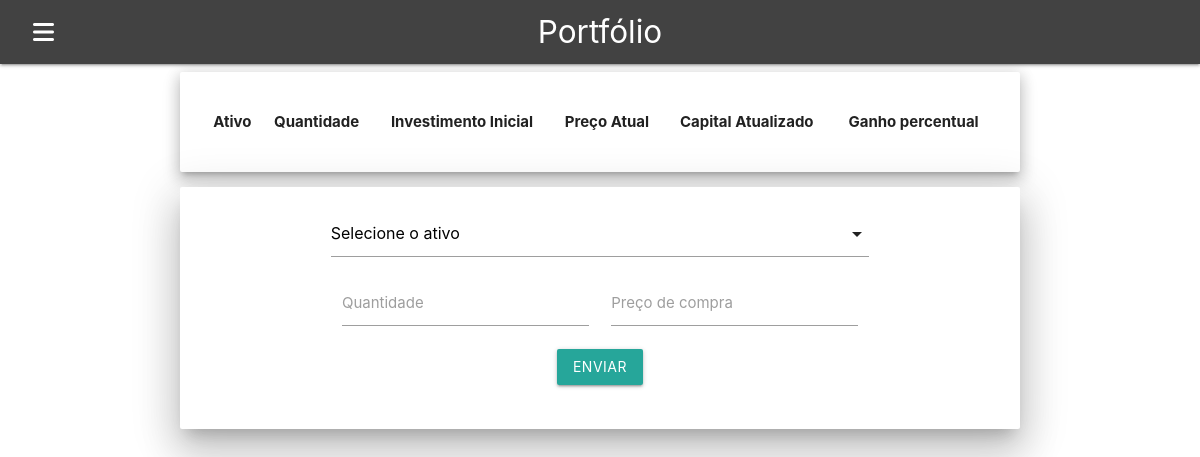
Page /wallet/ on the earlier database version.
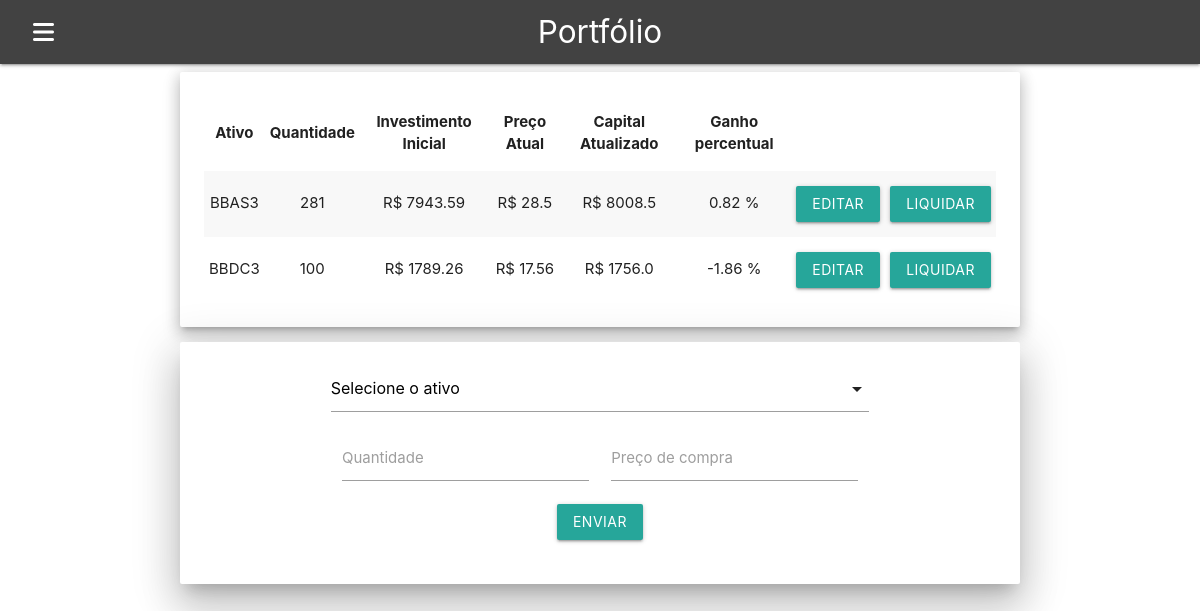
Same page on the later database version.
### accounts/models.py (models this page shows, shortened)
class Wallet(models.Model):
    stock = models.OneToOneField(Stock, unique=True, on_delete=models.CASCADE)
    investment = models.FloatField()
    money_amount = models.FloatField()
    stock_amount = models.IntegerField()
    buy_price = models.FloatField()

class Stock(models.Model):
    symbol = models.CharField(max_length = 100, unique=True)
    price = models.FloatField()
    updated = models.DateTimeField(auto_now_add=True)
    change_percent = models.FloatField(default=0.0)

### accounts/views.py (the view)
# urls.py: path('wallet/', views.WalletView.as_view(), name='walletpage'),
class WalletView(View):
    model = Wallet
    template_name = 'accounts/wallet.html'
    def get(self, request, *args, **kwargs):
        stocks = Stock.objects.all()
        wallet = Wallet.objects.all()
        updateWallet()
        context = {
            'stocks': stocks,
            'wallet': wallet,
        }
        return render(request, 'accounts/wallet.html', context)

### accounts/templatetags/tempfiltertags.py (called while the page is built)
@register.filter
def changePercent(value, arg):
    try:
        ans = round(((float(value)/float(arg))-1)*100,2)
        return round(ans,2)
    except (ZeroDivisionError, ValueError):
        return None

### accounts/utilities.py (called while the page is built)
def updateWallet():
    wallet = Wallet.objects.all()
    for item in wallet:
        obj = Wallet.objects.filter(pk=item.pk)
        money_amount = round(obj[0].stock.price * obj[0].stock_amount, 2)
        obj.update(money_amount=money_amount)
    return True

### accounts/templates/accounts/wallet.html (shortened to what this page needs)
{% extends './home.html' %}
{% load tempfiltertags %}
{% block content %}
<div class="container">
	<div class="card-panel z-depth-3">
		<div class="card-content">
			<table id="walletTable" class="striped centered">
				<thead>
					<tr>
						<th>Ativo</th>
						<th>Quantidade</th>
						<th>Investimento Inicial</th>
						<th>Preço Atual</th>
						<th>Capital Atualizado</th>
						<th>Ganho percentual</th>
					</tr>
				</thead>
				<tbody>
					{% if wallet %}
					{% for item in wallet %}
					<tr id="wallet-{{item.pk}}">
						<td class="">{{item.stock.symbol}}</td>
						<td class="stock_amount">{{item.stock_amount}}</td>
						<td class="">R$ {{item.investment}}</td>
						<td class="">R$ {{item.stock.price}}</td>
						<td class="">R$ {{item.money_amount}}</td>
						<td class="">{{item.money_amount|changePercent:item.investment }} %</td>
						<td><button onClick="editWallet('{{item.stock.symbol}}')" class="waves-effect waves-light btn modal-trigger" href="#modal1">EDITAR</button></td>
						<td><button onClick="deleteWallet({{item.pk}})" class="waves-effect waves-light btn">LIQUIDAR</button></td>
					</tr>
					{% endfor %}
					{% endif %}
				</tbody>
			</table>
		</div>
	</div>
</div>
<div class="container">
	<div class="card-panel z-depth-5">
		<div class="card-content">
			<div class="row">
				<form id="createWallet" action="" method="" autocomplete="off">
					<div class="col s12">
						<div class="container">
							<div class="input-field col s6">
								<input name="stock_amount" id="stock_amount" type="number" class="validate">
								<label for="stock_amount">Quantidade</label>
							</div>
							<div class="input-field col s6">
								<input name="buy_price" id="buy_price" type="number" step="0.01" class="validate">
								<label for="buy_price">Preço de compra</label>
							</div>
							<div class="center">
								<button class="center btn" type="submit">Enviar</button>
							</div>
						</form>
					</div>
				</div>
			</div>
		</div>
{% endblock content %}

Differences in the rows shown:
added Wallet: stock.symbol "BBAS3", stock_amount "281", investment "7943.59", stock.price "28.5", money_amount "8008.5", money_amount|changePercent "0.82"
added Wallet: stock.symbol "BBDC3", stock_amount "100", investment "1789.26", stock.price "17.56", money_amount "1756.0", money_amount|changePercent "-1.86"
